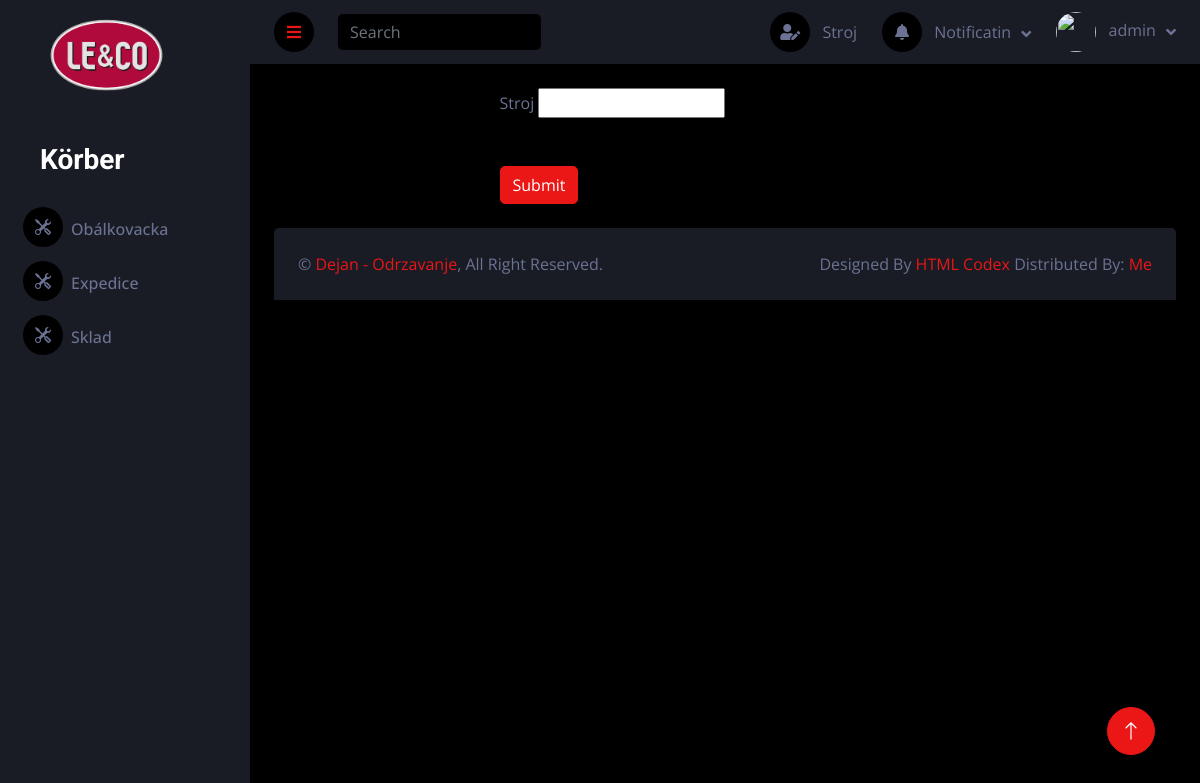
The app's page /post/create_category/ (signed in) with its own data.
### forum/models.py (models this page shows, shortened)
class Category(models.Model):
    name = models.CharField(max_length=50, verbose_name=_("name"))
    parent = models.ForeignKey('self', on_delete=models.CASCADE, null=True, blank=True, related_name='children', verbose_name=_("parent category"))
    class Meta:
        verbose_name_plural = 'categories'

### forum/views.py (the view)
# urls.py: path('create_category/', views.create_category, name='create_category'),
@user_passes_test(lambda u: u.is_staff)
def create_category(request):
    if request.method == 'POST':
        form = CategoryForm(request.POST)
        if form.is_valid():
            form.save()
            return redirect('dashboard')  # Zamijenite 'desired_redirect_url' sa željenim URL-om za preusmjeravanje
    else:
        form = CategoryForm(initial={'parent': None, 'name':''})
    return render(request, 'create_category.html', {'form': form})

### forum/forms.py
class CategoryForm(forms.ModelForm):
    class Meta:
        model = Category
        fields = ['name', 'parent']

### forum/context_processors.py (called while the page is built)
def navbar_menu(request):
    categories = Category.objects.all()
    return {'categories': categories}

def documents_category(request, ):
    documents = Document.objects.filter(file=1)
    return {'documents': documents}

### forum/templates/create_category.html (shortened to what this page needs)
{% extends "base.html" %}
{% block content %}
 <div class="container">
    <div class="row justify-content-center">
        <div class="col-md-6">
            <br>
                <form method="post" class="needs-validation" novalidate autocomplete="off">
                    <div class="form-group align-center">
                        <label for="id_name" class="">Stroj</label>
                        {{ form.name }}
                        <br>
                    </div>
                    <br>
                    <br>
                    <button type="submit" class="btn btn-primary">Submit</button>
                </form>
        </div>
    </div>
</div>
{% endblock content %}

### templates/sidebar.html (shortened to what this page needs)
{% load static %}
<div class="sidebar pe-4 pb-3">
    <nav class="navbar bg-secondary navbar-dark">
        <a href="index.html" class="navbar-brand mx-4 mb-3">
            <img class="d-flex align-items-center ms-4 mb-4" src="{% static 'img/favicon.png' %}"  width="117">
        </a>
        <div class="d-flex align-items-center ms-4 mb-4">
            <div class="ms-3">
                <h3 class="mb-0">Körber</h3>
            </div>
        </div>
        <div class="navbar-nav w-100">
            {% if user.is_authenticated %}
                {% for category in categories %}
                    <a href="{% url 'category_documents' category.id %}" class="nav-item nav-link"><i class="fa i bi-tools me-2"></i>{{ category.name }}</a>
                {% endfor %}
            {% endif %}
        </div>
    </nav>
</div>

### templates/navbar.html (shortened to what this page needs)
<!DOCTYPE html>
<nav class="navbar navbar-expand bg-secondary navbar-dark sticky-top px-4 py-0">
    <a href="#" class="sidebar-toggler flex-shrink-0">
        <i class="fa fa-bars"></i>
    </a>
    <form class="d-none d-md-flex ms-4">
        <input class="form-control bg-dark border-0" type="search" placeholder="Search">
    </form>
    <div class="navbar-nav align-items-center ms-auto">
        <a href="{% url 'create_category' %}" class="nav-link">
            <i class="fa fa-user-edit me-lg-2"></i>
            <span class="d-none d-lg-inline-flex">Stroj</span> </a>
        <div class="nav-item dropdown">
            <a href="#" class="nav-link dropdown-toggle" data-bs-toggle="dropdown">
                <i class="fa fa-bell me-lg-2"></i>
                <span class="d-none d-lg-inline-flex">Notificatin</span>
            </a>
        </div>
        <div class="nav-item dropdown">
            <a href="#" class="nav-link dropdown-toggle" data-bs-toggle="dropdown">
                <img class="rounded-circle me-lg-2" src="#" alt="" style="width: 40px; height: 40px;">
                <span class="d-none d-lg-inline-flex">{{ user.username }}</span>
            </a>
        </div>
    </div>
</nav>

### static/css/style.css (style rules this page uses)
:root { --primary: #EB1616; --secondary: #191C24; --light: #6C7293; --dark: #000000; }
.btn { transition: .5s; }
.sidebar { position: fixed; top: 0; left: 0; bottom: 0; width: 250px; height: 100vh; overflow-y: auto; background: var(--secondary); transition: 0.5s; z-index: 999; }
@media (min-width: 992px) { .sidebar { margin-left: 0; } }
.sidebar .navbar .navbar-nav .nav-link { padding: 7px 20px; color: var(--light); font-weight: 500; border-left: 3px solid var(--secondary); border-radius: 0 30px 30px 0; outline: none; }
.sidebar .navbar .navbar-nav .nav-link i { width: 40px; height: 40px; display: inline-flex; align-items: center; justify-content: center; background: var(--dark); border-radius: 40px; }
.content .navbar .navbar-nav .nav-link { margin-left: 25px; padding: 12px 0; color: var(--light); outline: none; }
.content .navbar .sidebar-toggler, .content .navbar .navbar-nav .nav-link i { width: 40px; height: 40px; display: inline-flex; align-items: center; justify-content: center; background: var(--dark); border-radius: 40px; }
.content .navbar .dropdown-toggle::after { margin-left: 6px; vertical-align: middle; border: none; content: "\f107"; font-family: "Font Awesome 5 Free"; font-weight: 900; transition: .5s; }

### records on screen
Category: name "Obálkovacka"
Category: name "Expedice"
Category: name "Sklad"

### other values on screen
{{ user.username }} "admin"
